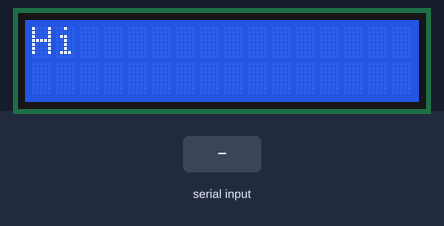
Recording of a sketch running on a simulated Arduino Uno, built with avr-gcc and run on an emulated ATmega328P. Shown: 16×2 character LCD. The test bench sets the inputs (shaded band). What the sketch prints to the serial monitor is not drawn.

Above: at 1.2 s.
1.3 s: "1" received over Serial
At 4.0 s:
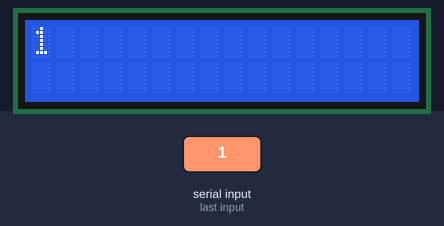
4.3 s: "0" received over Serial
At 6.7 s:
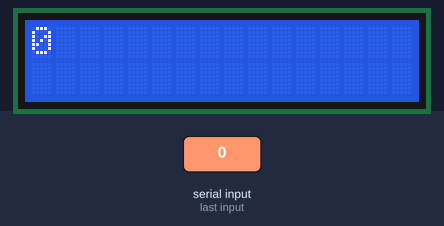
7.3 s: "2" received over Serial
At 10.3 s:
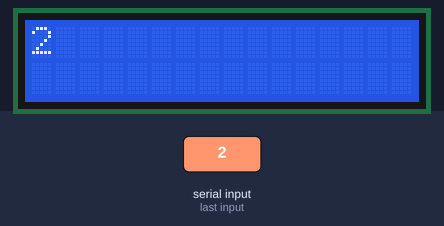
Timing chart, 0 to 11.8 s (numbered marks = the images above; inputs shaded):
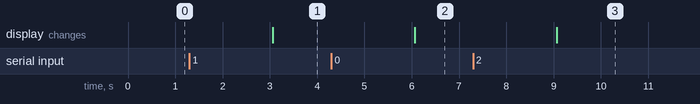

The sketch:

sketch_android_lcd.ino
```cpp
#include <LiquidCrystal.h>

LiquidCrystal lcd(
    12 /* RS pin */,
    11 /* E (enable) */,
    5 /* D4 */,
    4 /* D5 */,
    3 /* D6 */,
    2 /* D7 */);

const int contrastPin = 6;

void setup()
{
  // Initial the Serial for BLE connection
  Serial.begin(9600);

  lcd.begin(16 /* Columns */, 2 /* Rows */);
  pinMode(contrastPin, OUTPUT);

  // Initialize proper lcd contrast
  analogWrite(contrastPin, 0);
  lcd.print("Hi");
}

void loop()
{
  if (Serial.available())
  {
    String receivedString = Serial.readString();

    // Serial.write expects C-type string
    char *convertedString = (char *)malloc(sizeof(char) * (receivedString.length() + 1));
    receivedString.toCharArray(convertedString, receivedString.length() + 1);

    Serial.write(convertedString);
    Serial.println();
    lcd.clear();
    lcd.print(receivedString);
  }
  Serial.println("Hello!");
  delay(1000);
}
```

Measured:
- after the input at 1.3 s, the display: changes after 1.8 s (image 1)
- after the input at 4.3 s, the display: changes after 1.8 s (image 2)
- after the input at 7.3 s, the display: changes after 1.8 s (image 3)
